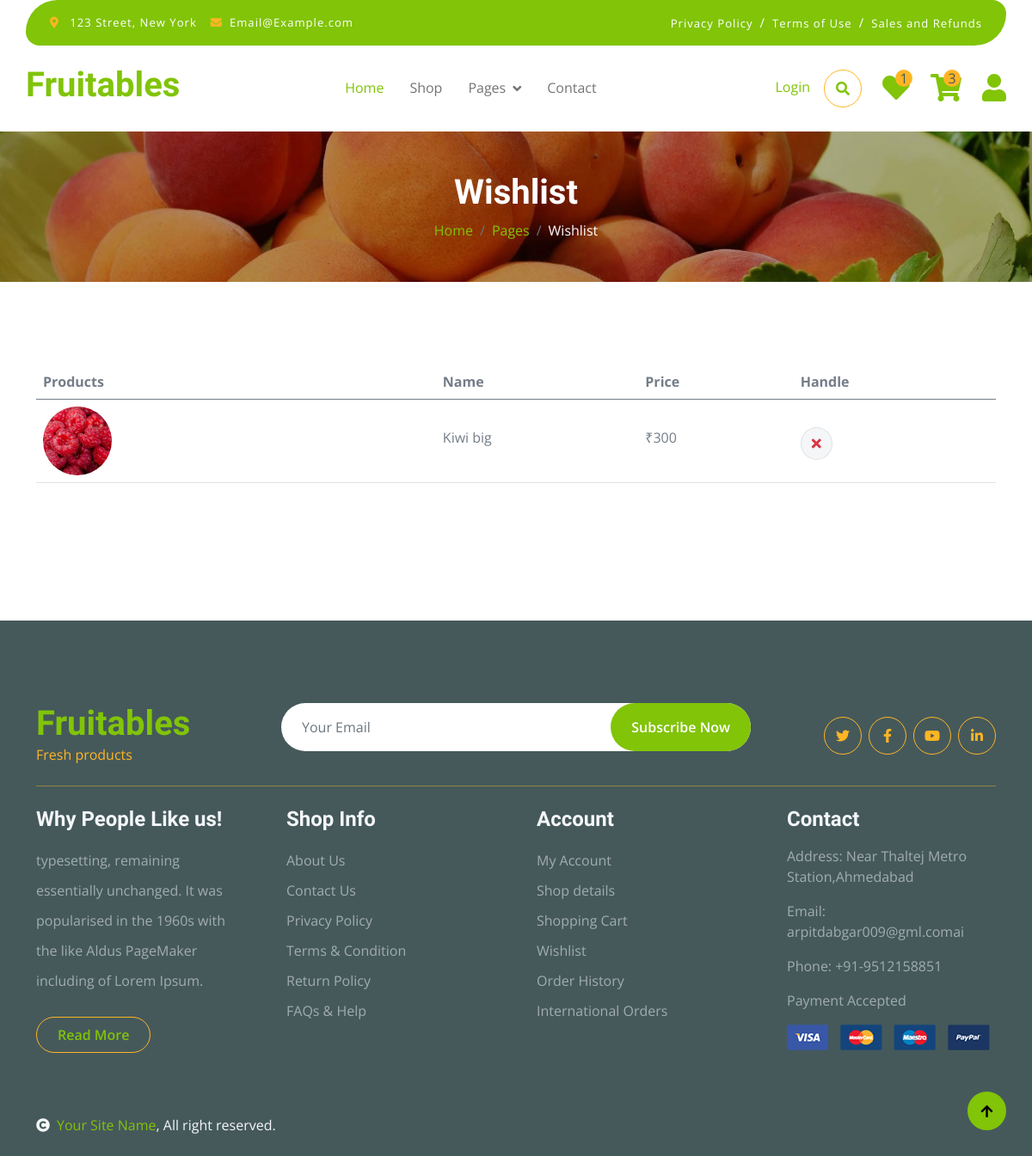
/wishlist, run on the app's committed database.
### myapp/models.py (models this page shows, shortened)
class Add_to_wishlist(models.Model):
    user_id=models.ForeignKey(User,on_delete=models.CASCADE,blank=True,null=True)
    product_id=models.ForeignKey(Product,on_delete=models.CASCADE,blank=True,null=True)
    image=models.ImageField(upload_to="madia",blank=True,null=True)
    name=models.CharField(max_length=50,blank=True,null=True)
    price=models.IntegerField()

### myapp/views.py (the view)
# urls.py: path('wishlist', views.wishlist, name='wishlist'),
def wishlist(request):
    wish_id=Add_to_wishlist.objects.all()
    wish_count=Add_to_wishlist.objects.all().count()
    cart_count=Add_to_cart.objects.all().count()
    con={"wish_id":wish_id,"wish_count":wish_count,"cart_count":cart_count}
    return render(request,"wishlist.html",con)

### myapp/templates/wishlist.html (shortened to what this page needs)
{% extends "index.html" %}
{% load static %}
{% block content %}
        <div class="container-fluid page-header py-5">
            <h1 class="text-center text-white display-6">Wishlist</h1>
            <ol class="breadcrumb justify-content-center mb-0">
                <li class="breadcrumb-item"><a href="#">Home</a></li>
                <li class="breadcrumb-item"><a href="#">Pages</a></li>
                <li class="breadcrumb-item active text-white">Wishlist</li>
            </ol>
        </div>
        <div class="container-fluid py-5">
            <div class="container py-5">
                <div class="table-responsive">
                    <table class="table">
                        <thead>
                          <tr>
                            <th scope="col">Products</th>
                            <th scope="col">Name</th>
                            <th scope="col">Price</th>
                            <th scope="col">Handle</th>
                          </tr>
                        </thead>
                        <tbody>
                            {% for i in wish_id %}
                            <tr>
                                <th scope="row">
                                    <div class="d-flex align-items-center">
                                        <img src="{{i.image.url}}" class="img-fluid me-5 rounded-circle" style="width: 80px; height: 80px;" alt="">
                                    </div>
                                </th>
                                <td>
                                    <p class="mb-0 mt-4">{{i.name}}</p>
                                </td>
                                <td>
                                    <p class="mb-0 mt-4">₹{{i.price}}</p>
                                </td>
                                <td>
                                    <button class="btn btn-md rounded-circle bg-light border mt-4" >
                                        <a href="{% url 'delete_wishlist' i.id %}"><i class="fa fa-times text-danger"></i></a>
                                    </button>
                                </td>
                            </tr>
                            {% endfor %}
                        </tbody>
                    </table>
                </div>
            </div>
        </div>
{% endblock %}

### myapp/static/css/style.css (style rules this page uses)
.btn { font-weight: 600; transition: .5s; }
.page-header { position: relative; background: linear-gradient(rgba(0, 0, 0, 0.3), rgba(0, 0, 0, 0.3)), url(../img/cart-page-header-img.jpg); background-position: center center; background-repeat: no-repeat; background-size: cover; }
@media (min-width: 992px) { .hero-header, .page-header { margin-top: 152px !important; } }

### data on the page
Add_to_wishlist: image (picture), name "Kiwi big", price "300"

### other printed values
{{ wish_count }} "1"
{{ cart_count }} "3"
